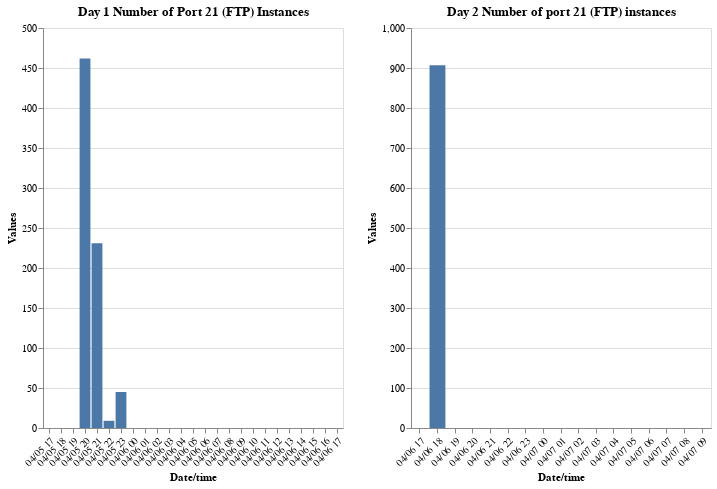

Notebook code for this chart:
### Code cell
data1 = pd.DataFrame({
    'Date/time': pivoted_data_06_port['Date/time'],
    'Values': pivoted_data_06_port['Port_21']
})

data2 = pd.DataFrame({
    'Date/time': pivoted_data_07_port['Date/time'],
    'Values': pivoted_data_07_port['Port_21']
})

# Create the Altair chart
chart1 = alt.Chart(data1).mark_bar().encode(
    x=alt.X('Date/time:N', axis=alt.Axis(labelAngle=-45)),
    y='Values:Q',
    tooltip=['Date/time:N', 'Values:Q']
).properties(
    width=300,
    height=400,
    title='Day 1 Number of Port 21 (FTP) Instances'
)

# 2nd dataset
chart2 = alt.Chart(data2).mark_bar().encode(
    x=alt.X('Date/time:N', axis = alt.Axis(labelAngle=-45)),
    y='Values:Q',
    tooltip=['Date/time:N', 'Values:Q']
).properties(
    width=300,
    height=400,
    title='Day 2 Number of port 21 (FTP) instances'
)

chart1 | chart2

### Figure 1 — Vega-Lite specification as saved in the notebook (floating-point values rounded to 4 significant figures)
{"config": {"view": {"continuousWidth": 300, "continuousHeight": 300}}, "hconcat": [{"data": {"name": "data-456a3e60f983b5381e8d79abc14a2fa4"}, "mark": {"type": "bar"}, "encoding": {"tooltip": [{"field": "Date/time", "type": "nominal"}, {"field": "Values", "type": "quantitative"}], "x": {"axis": {"labelAngle": -45}, "field": "Date/time", "type": "nominal"}, "y": {"field": "Values", "type": "quantitative"}}, "height": 400, "title": "Day 1 Number of Port 21 (FTP) Instances", "width": 300}, {"data": {"name": "data-dfb6abe8c922026990e29e4de453b472"}, "mark": {"type": "bar"}, "encoding": {"tooltip": [{"field": "Date/time", "type": "nominal"}, {"field": "Values", "type": "quantitative"}], "x": {"axis": {"labelAngle": -45}, "field": "Date/time", "type": "nominal"}, "y": {"field": "Values", "type": "quantitative"}}, "height": 400, "title": "Day 2 Number of port 21 (FTP) instances", "width": 300}], "$schema": "https://vega.github.io/schema/vega-lite/v5.15.1.json", "datasets": {"data-456a3e60f983b5381e8d79abc14a2fa4": [{"Date/time": "04/05 17", "Values": 0.0}, {"Date/time": "04/05 18", "Values": 0.0}, {"Date/time": "04/05 19", "Values": 0.0}, {"Date/time": "04/05 20", "Values": 462.0}, {"Date/time": "04/05 21", "Values": 231.0}, {"Date/time": "04/05 22", "Values": 9.0}, {"Date/time": "04/05 23", "Values": 45.0}, {"Date/time": "04/06 00", "Values": 0.0}, {"Date/time": "04/06 01", "Values": 0.0}, {"Date/time": "04/06 02", "Values": 0.0}, {"Date/time": "04/06 03", "Values": 0.0}, {"Date/time": "04/06 04", "Values": 0.0}, {"Date/time": "04/06 05", "Values": 0.0}, {"Date/time": "04/06 06", "Values": 0.0}, {"Date/time": "04/06 07", "Values": 0.0}, {"Date/time": "04/06 08", "Values": 0.0}, {"Date/time": "04/06 09", "Values": 0.0}, {"Date/time": "04/06 10", "Values": 0.0}, {"Date/time": "04/06 11", "Values": 0.0}, {"Date/time": "04/06 12", "Values": 0.0}, {"Date/time": "04/06 13", "Values": 0.0}, {"Date/time": "04/06 14", "Values": 0.0}, {"Date/time": "04/06 15", "Values": 0.0}, {"Date/time": "04/06 16", "Values": 0.0}, {"Date/time": "04/06 17", "Values": 0.0}], "data-dfb6abe8c922026990e29e4de453b472": [{"Date/time": "04/06 17", "Values": 0.0}, {"Date/time": "04/06 18", "Values": 907.0}, {"Date/time": "04/06 19", "Values": 0.0}, {"Date/time": "04/06 20", "Values": 0.0}, {"Date/time": "04/06 21", "Values": 0.0}, {"Date/time": "04/06 22", "Values": 0.0}, {"Date/time": "04/06 23", "Values": 0.0}, {"Date/time": "04/07 00", "Values": 0.0}, {"Date/time": "04/07 01", "Values": 0.0}, {"Date/time": "04/07 02", "Values": 0.0}, {"Date/time": "04/07 03", "Values": 0.0}, {"Date/time": "04/07 04", "Values": 0.0}, {"Date/time": "04/07 05", "Values": 0.0}, {"Date/time": "04/07 06", "Values": 0.0}, {"Date/time": "04/07 07", "Values": 0.0}, {"Date/time": "04/07 08", "Values": 0.0}, {"Date/time": "04/07 09", "Values": 0.0}]}}
